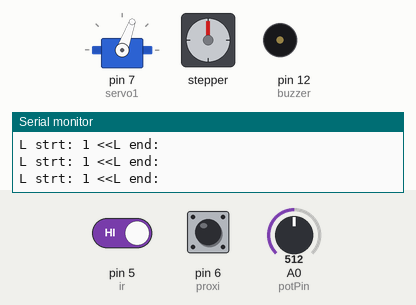
Recording of a sketch running on a simulated Arduino Uno, built with avr-gcc and run on an emulated ATmega328P. Parts: servo, stepper motor, buzzer (waves = sounding), the last lines printed to the serial monitor. Inputs (shaded band) come from the test bench; at power-on: pin 5 (ir) HIGH, pin 6 (proxi) HIGH, A0 (potPin) = 512. Stepper angles assume 4096 steps per turn.

Above: at 3.2 s.
3.3 s: pin 5 (ir) driven LOW
At 6.1 s:
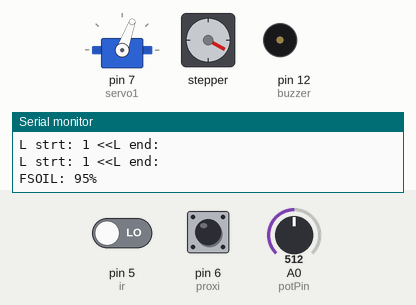
6.3 s: pin 5 (ir) driven HIGH
9.3 s: pin 6 (proxi) pulled LOW for 3.2 s
At 14.0 s:
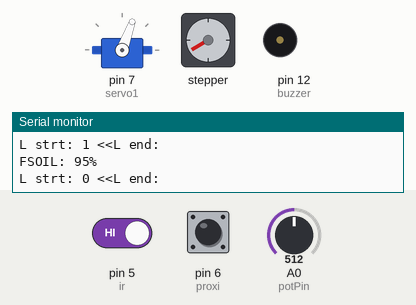
20.0 s: pin 6 (proxi) pulled LOW for 0.15 s
At 23.9 s:
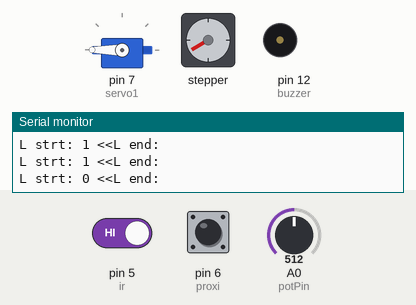
Timing chart, 0 to 24.1 s (numbered marks = the images above; inputs shaded):
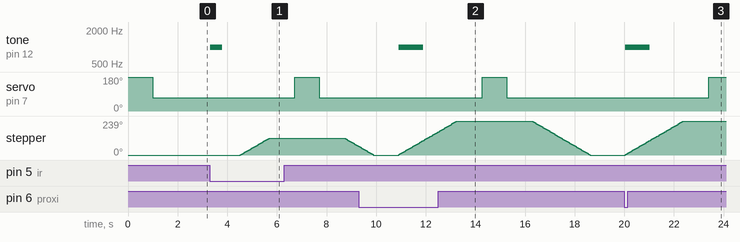

Measured:
- after the input at 3.3 s, tone on pin 12 (buzzer): silent → 1000 Hz at once, → silent 0.50 s later; stepper: turns 119° clockwise in 1.2 s, starting after 1.2 s
- after the input at 9.3 s, tone on pin 12 (buzzer): silent → 1000 Hz after 1.6 s, → silent 1.0 s later; servo on pin 7 (servo1): 70° → 180° after 5.0 s, → 70° 1.0 s later
- after the input at 20.0 s, tone on pin 12 (buzzer): silent → 1000 Hz at once, → silent 1.0 s later; servo on pin 7 (servo1): 70° → 180° after 3.4 s; stepper: turns 239° clockwise in 2.4 s, starting at once

The sketch:

wastesig.ino
```cpp
 #include <CheapStepper.h>
#include <Servo.h>
Servo servo1;
#define ir 5
#define proxi 6
#define buzzer 12
int potPin = A0; //input pin
int soil=0;
int fsoil;

CheapStepper stepper (8,9,10,11);

void setup()
{Serial.begin(9600);
  pinMode(proxi, INPUT_PULLUP);
  pinMode(ir, INPUT);
  pinMode(buzzer, OUTPUT);
  servo1.attach(7);
  stepper.setRpm(17);
  servo1.write(180);
delay(1000);
servo1.write(70);
delay(1000);

}

void loop()
{
  fsoil=0;
  int L =digitalRead(proxi);
  Serial.print("L strt: ");
Serial.print(L);
Serial.print(" <<L end: ");
Serial.print("\n");

if(L==0)
{
  tone(buzzer, 1000, 1000);
 stepper.moveDegreesCW (240);
delay(1000);
servo1.write(180);
delay(1000);
servo1.write(70);
delay(1000);
stepper.moveDegreesCCW (240);
delay(1000);
}

if(digitalRead(ir)==0)

{
   tone(buzzer, 1000, 500);
   delay(1000);
  int soil=0;
  for(int i=0;i<3;i++)
    {
    soil = analogRead(potPin) ;
      soil = constrain(soil, 485, 1023);
        fsoil = (map(soil, 485, 1023, 100, 0))+fsoil;
          delay(75);
      }
    fsoil=fsoil/3;
    Serial.print("FSOIL: ");
    Serial.print(fsoil);
    Serial.print("%");Serial.print("\n");

    if(fsoil>20)
           {
            stepper.moveDegreesCW (120);
            delay(1000);
              servo1.write(180);
              delay(1000);
              servo1.write(70);
                delay(1000);
              stepper.moveDegreesCCW (120);
                delay(1000);
              }

      else {
         tone(buzzer, 1000, 500);
           delay(1000);
            servo1.write(180);
              delay(1000);
              servo1.write(70);
                delay(1000);}
}

}
```
